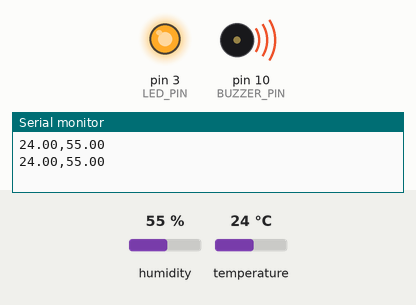
Simulated run of this sketch. Board: Arduino Uno, built with avr-gcc and run on an emulated ATmega328P. Parts: output pins drawn as LEDs (lit = HIGH), buzzer (waves = sounding, pin HIGH), the last lines printed to the serial monitor. The inputs (shaded band) are chosen by the test bench; at power-on: temperature 24 °C, humidity 55 %.

Above: at 3.3 s.
3.4 s: temperature set to 22 °C
6.7 s: temperature set to 19 °C
At 8.6 s:
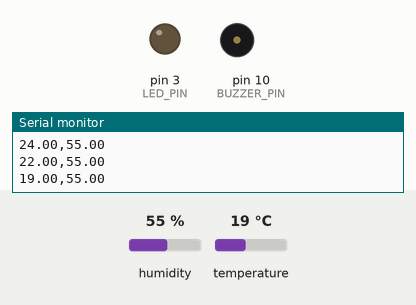
13.6 s: humidity set to 52 %
16.9 s: humidity set to 49 %
At 17.4 s:
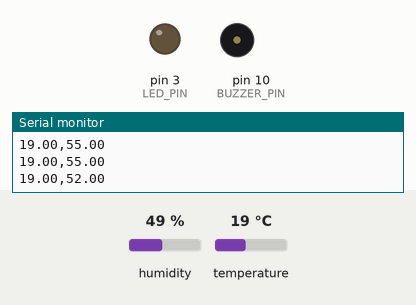
20.2 s: temperature set to 28 °C
At 23.0 s:
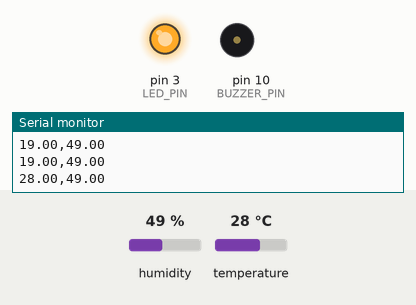
23.5 s: humidity set to 68 %
At 24.2 s:
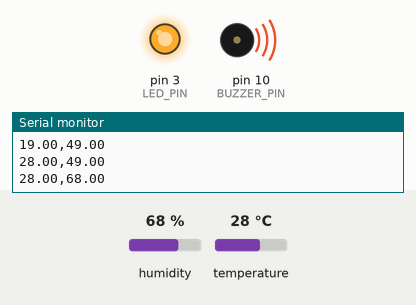
Timing chart, 0 to 26.5 s (numbered marks = the images above; inputs shaded):
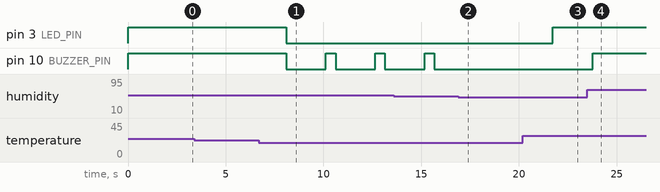

The sketch:

Sketch.ino
```cpp
#include <DHT.h>

#define DHTPIN 7
#define DHTTYPE DHT11

DHT dht(DHTPIN, DHTTYPE);

#define LED_PIN 3
#define BUZZER_PIN 10


void setup() {
  Serial.begin(9600);
  dht.begin();

  pinMode(LED_PIN, OUTPUT);
  pinMode(BUZZER_PIN, OUTPUT);
}

void loop() {

  float temperature = dht.readTemperature();
  float humidity = dht.readHumidity();


  Serial.print(temperature);
  Serial.print(",");
  Serial.print(humidity);
  Serial.println();

  float threshold_temperature = 20.0;
  float threshold_humidity = 50.0;


  if (temperature > threshold_temperature && humidity > threshold_humidity) {
    digitalWrite(LED_PIN, HIGH);
    digitalWrite(BUZZER_PIN, HIGH);
    delay(500);
  } else if (temperature > threshold_temperature) {
    digitalWrite(LED_PIN, HIGH);
    digitalWrite(BUZZER_PIN, LOW);
  } else if (humidity > threshold_humidity) {
    digitalWrite(BUZZER_PIN, HIGH);
    delay(500);
    digitalWrite(BUZZER_PIN, LOW);
    digitalWrite(LED_PIN, LOW);
  } else {
    digitalWrite(LED_PIN, LOW);
    digitalWrite(BUZZER_PIN, LOW);
  }

  delay(2000);
}
```

Measured:
- the behaviour switches between 21 and 20 °C on temperature (found by bisection; images 0 and 1)
- the behaviour switches between 51 and 50 % on humidity (found by bisection; images 1 and 2)
- after the input at 6.7 s, pin 3 (LED_PIN): HIGH → LOW after 1.4 s; pin 10 (BUZZER_PIN): alternates HIGH for 0.50 s and LOW for 2.0 s, starting after 1.4 s
- after the input at 16.9 s, pin 10 (BUZZER_PIN): stays LOW (without the input it goes to HIGH after 0.79 s)
- after the input at 20.2 s, pin 3 (LED_PIN): LOW → HIGH after 1.5 s
- after the input at 23.5 s, pin 10 (BUZZER_PIN): LOW → HIGH after 0.27 s
